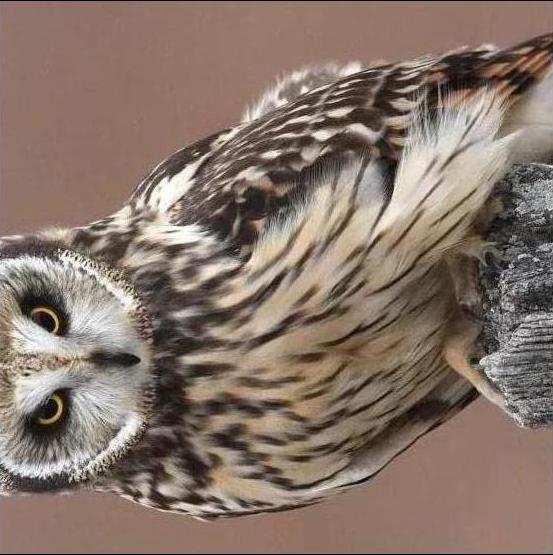
#> input picture 8/img.jpg, 553 x 555 px, found by its file name
$ python main.py
#> lines starting #> are read from the running program, lines starting #| are printed output that depends on the picture
"""
6. Написать функцию, которая принимает путь к изобра-
жению и поворачивает его на 90 градусов, сохраняя его по тому
же пути.
"""
from PIL import Image

def foo(imagePath):
#> called with imagePath = '8/img.jpg'
    img = Image.open(imagePath).rotate(90)
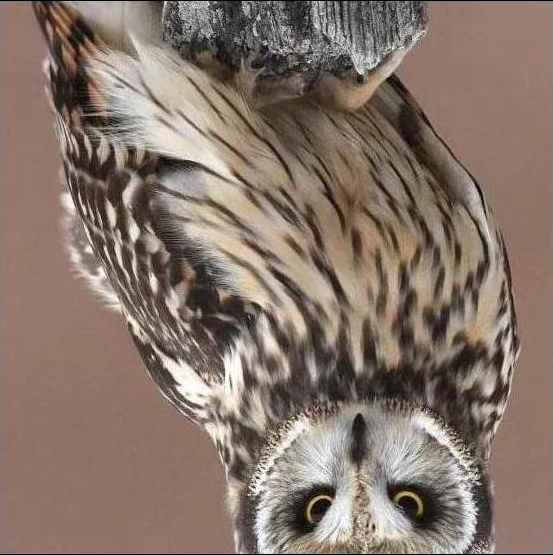
#> img: PIL image 553x555 RGB; mean R, G, B 135.2, 116.7, 105.8
    img.save(imagePath)

foo('8/img.jpg')
